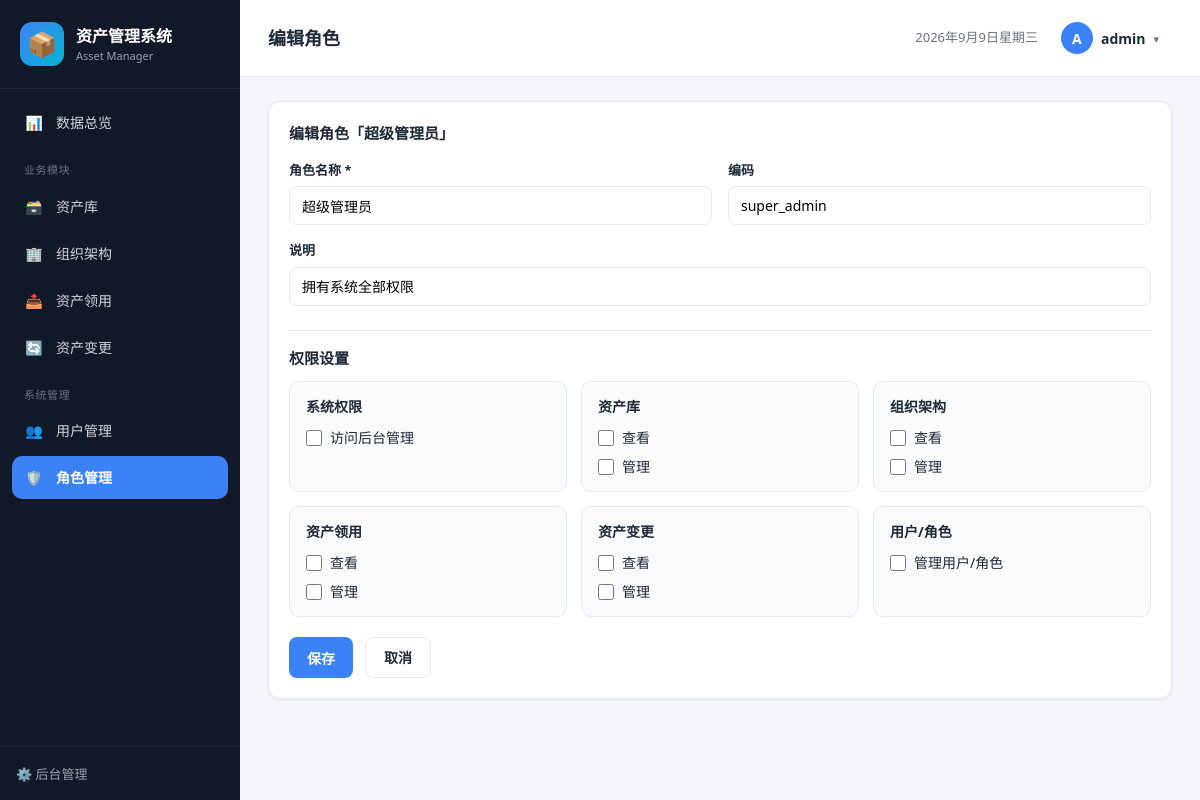
The page /roles/1/edit/ (signed in) on the database its author committed.
### assets/models.py (models this page shows, shortened)
class Role(models.Model):
    name = models.CharField('角色名称', max_length=50, unique=True)
    code = models.CharField('编码', max_length=50, unique=True)
    description = models.CharField('说明', max_length=200, blank=True)
    is_system = models.BooleanField('系统内置', default=False)
    can_access_admin = models.BooleanField('访问后台', default=False)
    view_assets = models.BooleanField('查看资产库', default=True)
    manage_assets = models.BooleanField('管理资产库', default=False)
    view_org = models.BooleanField('查看组织架构', default=True)
    manage_org = models.BooleanField('管理组织架构', default=False)
    view_requisition = models.BooleanField('查看资产领用', default=True)
    manage_requisition = models.BooleanField('管理资产领用', default=False)
    view_change = models.BooleanField('查看资产变更', default=True)
    manage_change = models.BooleanField('管理资产变更', default=False)
    manage_users = models.BooleanField('管理用户/角色', default=False)
    created_at = models.DateTimeField('创建时间', auto_now_add=True)
    class Meta:
        verbose_name = '角色'
        verbose_name_plural = '角色'
        ordering = ['id']

### assets/views.py (the view, shortened to what this page needs)
# urls.py: path('roles/<int:pk>/edit/', views.role_update, name='role_update'),
@perm_required('manage_users')
def role_update(request, pk):
    role = get_object_or_404(Role, pk=pk)
    context = {'page_title': '编辑角色', 'active': 'roles', 'edit_role': role,
               'perm_fields': _PERM_FIELDS, 'perm_groups': _PERM_GROUPS}
    return render(request, 'role_form.html', context)

### assets/context_processors.py (called while the page is built)
def messages_json(request):
    msgs = [
        {'level': m.level_tag, 'message': str(m)}
        for m in get_messages(request)
    ]
    return {'messages_json': json.dumps(msgs, ensure_ascii=False)}

### assets/permissions.py (called while the page is built)
def user_has_perm(user, perm):
    if not user or not user.is_authenticated:
        return False
    if user.is_superuser:
        return True
    profile = getattr(user, 'profile', None)
    role = profile.role if profile else None
    if not role:
        return False
    return bool(getattr(role, perm, False))

def perm_required(perm_code):
    def decorator(view_func):
        @wraps(view_func)
        @login_required
        def _wrapped(request, *args, **kwargs):
            if not user_has_perm(request.user, perm_code):
                messages.error(request, '当前账号无访问该页面的权限。')
                return redirect(reverse('dashboard'))
            return view_func(request, *args, **kwargs)
        return _wrapped
    return decorator

### assets/templatetags/app_filters.py (called while the page is built)
@register.filter
def getattr(value, arg):
    try:
        return getattr(value, arg)
    except Exception:
        return ''

### templates/role_form.html (shortened to what this page needs)
{% extends 'base.html' %}
{% load app_filters %}
{% block content %}
<div class="card">
    <div class="card-title">{% if edit_role %}编辑角色「{{ edit_role.name }}」{% else %}新增角色{% endif %}</div>
    <form method="post">
        <div class="form-grid">
            <div class="form-field">
                <label>角色名称 *</label>
                <input type="text" name="name" required value="{{ edit_role.name|default:'' }}">
            </div>
            <div class="form-field">
                <label>编码 {% if not edit_role %}*{% endif %}</label>
                <input type="text" name="code" {% if not edit_role %}required{% else %}readonly{% endif %}
                       value="{{ edit_role.code|default:'' }}" placeholder="如 assets_viewer">
            </div>
            <div class="form-field full">
                <label>说明</label>
                <input type="text" name="description" value="{{ edit_role.description|default:'' }}">
            </div>
        </div>
        <div class="perm-section-title">权限设置</div>
        <div class="perm-groups">
            {% for group in perm_groups %}
            <div class="perm-group">
                <div class="perm-group-name">{{ group.title }}</div>
                <div class="perm-checks">
                    {% for field, label in group.items %}
                    <label class="perm-check">
                        <input type="checkbox" name="{{ field }}" value="1"
                               {% if edit_role|getattr:field %}checked{% endif %}>
                        <span>{{ label }}</span>
                    </label>
                    {% endfor %}
                </div>
            </div>
            {% endfor %}
        </div>
        <div class="form-actions">
            <button type="submit" class="btn">保存</button>
            <a href="{% url 'role_list' %}" class="btn btn-outline">取消</a>
        </div>
    </form>
</div>
{% endblock %}

### templates/base.html (shortened to what this page needs)
{% load static %}
{% load app_filters %}
<!DOCTYPE html>
<html lang="zh-cn">
<head>
    <link rel="stylesheet" href="{% static 'css/style.css' %}">
</head>
<body>
<div class="layout">
    <aside class="sidebar">
        <div class="brand">
            <div class="brand-icon">📦</div>
            <div class="brand-text">
                <div class="brand-name">资产管理系统</div>
                <div class="brand-sub">Asset Manager</div>
            </div>
        </div>
        <nav class="nav">
            {% if user.is_authenticated %}
            <a class="nav-item {% if active == 'dashboard' %}active{% endif %}" href="{% url 'dashboard' %}">
                <span class="nav-icon">📊</span>数据总览
            </a>
            <div class="nav-group">业务模块</div>
            {% if user.is_superuser or user|has_perm:'view_assets' %}
            <a class="nav-item {% if active == 'library' %}active{% endif %}" href="{% url 'library' %}">
                <span class="nav-icon">🗃️</span>资产库
            </a>
            {% endif %}
            {% if user.is_superuser or user|has_perm:'view_org' %}
            <a class="nav-item {% if active == 'org' %}active{% endif %}" href="{% url 'org' %}">
                <span class="nav-icon">🏢</span>组织架构
            </a>
            {% endif %}
            {% if user.is_superuser or user|has_perm:'view_requisition' %}
            <a class="nav-item {% if active == 'requisition' %}active{% endif %}" href="{% url 'requisition' %}">
                <span class="nav-icon">📤</span>资产领用
            </a>
            {% endif %}
            {% if user.is_superuser or user|has_perm:'view_change' %}
            <a class="nav-item {% if active == 'change' %}active{% endif %}" href="{% url 'change' %}">
                <span class="nav-icon">🔄</span>资产变更
            </a>
            {% endif %}
            {% if user.is_superuser or user|has_perm:'manage_users' %}
            <div class="nav-group">系统管理</div>
            <a class="nav-item {% if active == 'users' %}active{% endif %}" href="{% url 'user_list' %}">
                <span class="nav-icon">👥</span>用户管理
            </a>
            <a class="nav-item {% if active == 'roles' %}active{% endif %}" href="{% url 'role_list' %}">
                <span class="nav-icon">🛡️</span>角色管理
            </a>
            {% endif %}
            {% endif %}
        </nav>
        <div class="sidebar-footer">
            <a href="/admin/" target="_blank">⚙️ 后台管理</a>
        </div>
    </aside>
    <main class="main">
        <header class="topbar">
            <div class="page-title">{{ page_title }}</div>
            <div class="topbar-right">
                <span class="date-badge" id="today"></span>
                <div class="user-menu">
                    <div class="user-dropdown">
                        <button type="button" class="user-trigger" id="user-trigger">
                            <span class="user-avatar">{{ user.username|slice:':1'|upper }}</span>
                            <span class="user-name">{{ user.username }}</span>
                            <span class="dd-caret">▾</span>
                        </button>
                    </div>
                </div>
            </div>
        </header>
        <div class="content">
            {% block content %}{% endblock %}
        </div>
    </main>
</div>
</body>
</html>

### rows shown on the page
Role: name "超级管理员", code "super_admin", description "拥有系统全部权限"

### other values the page prints
{{ page_title }} "编辑角色"
{{ user.username|slice:':1'|upper }} "A"
{{ user.username }} "admin"
{{ group.title }} "系统权限" "资产库" "组织架构" "资产领用" "资产变更" "用户/角色"
{{ label }} "访问后台管理" "查看" "管理" "查看" "管理" "查看" "管理" "查看" "管理" "管理用户/角色"
